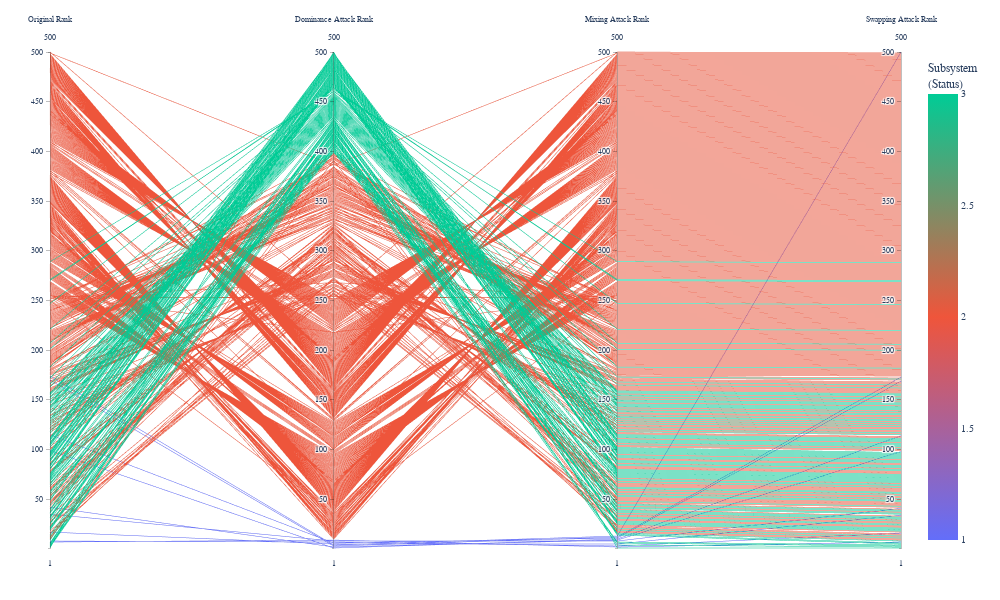

The cell this chart's notebook holds for it:
### Code cell
print("\nGenerating ID rank change visualization...")
fig_ranks = visualize_all_attack_ranks_parallel_coords(
        x_test=x_test,
        base_model=model,
        protected_feature=protected_feature,
        superior_outcome_value=1,
        sample_size=500
    )
fig_ranks.show()

### Figure 1 — Plotly figure (JSON) as saved in the notebook; plotly's stock layout.template omitted (floating-point values rounded to 4 significant figures; data arrays with more than 128 entries replaced by an {"elided": "..."} marker saying what was removed)
{"data": [{"dimensions": [{"label": "Original Rank", "range": [1, 500], "values": {"elided": "500 int values"}}, {"label": "Dominance Attack Rank", "range": [1, 500], "values": {"elided": "500 int values"}}, {"label": "Mixing Attack Rank", "range": [1, 500], "values": {"elided": "500 int values"}}, {"label": "Swapping Attack Rank", "range": [1, 500], "values": {"elided": "500 int values"}}], "line": {"cmax": 3, "cmin": 1, "color": {"elided": "500 int values"}, "colorbar": {"title": {"text": "Subsystem<br>(Status)"}}, "colorscale": [[0, "#636EFA"], [0.5, "#EF553B"], [1, "#00CC96"]], "showscale": true}, "type": "parcoords"}], "layout": {"font": {"family": "Arial, sans-serif", "size": 10}, "height": 600, "hovermode": "closest", "margin": {"b": 50, "l": 50, "r": 50, "t": 50}, "paper_bgcolor": "white", "plot_bgcolor": "white", "width": 1000}}
